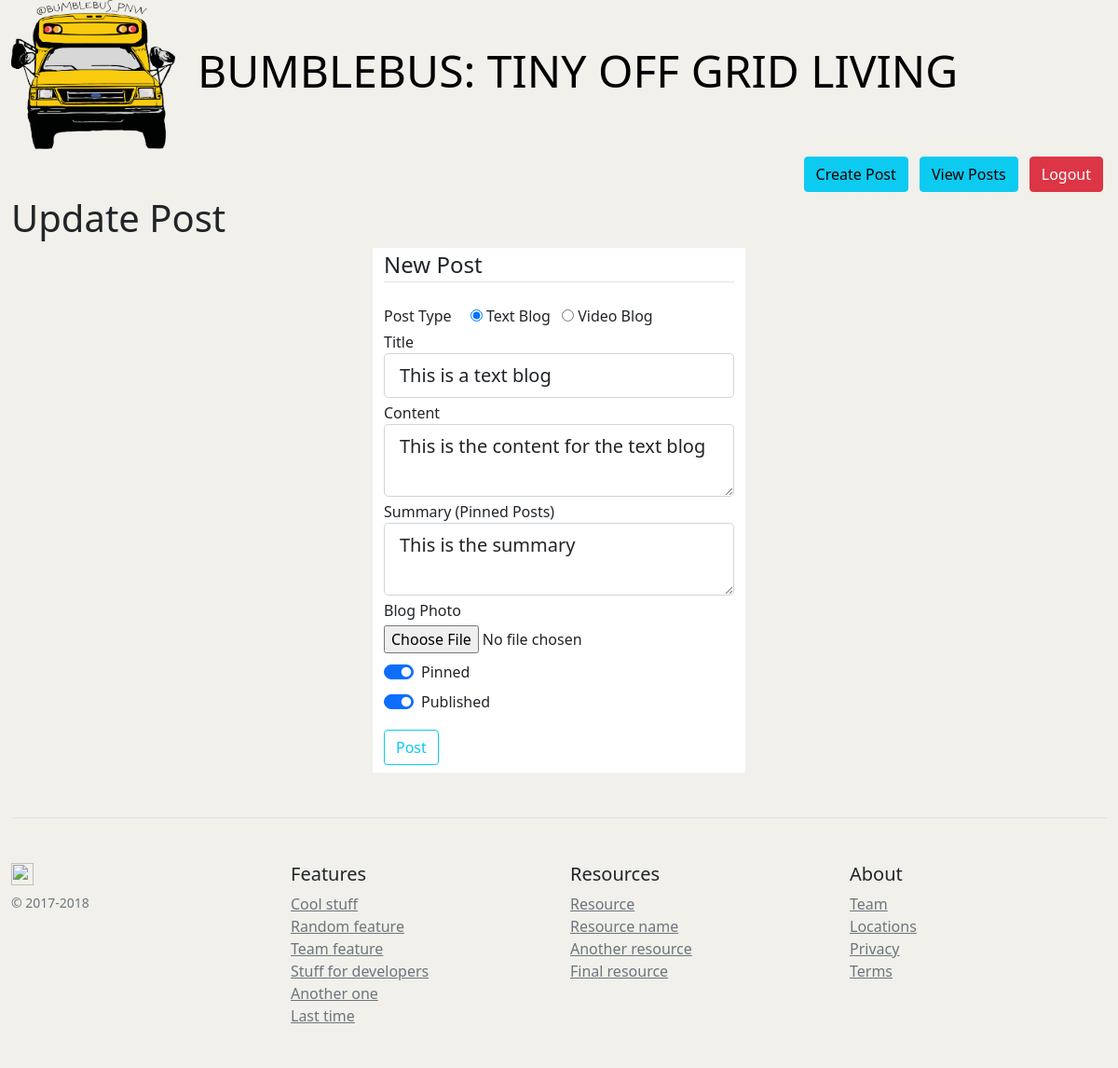
The app's page /post/2/update (signed in) with its own data.
### bumblebus/models.py (models this page shows, shortened)
class Post(db.Model):
	id = db.Column(db.Integer, primary_key=True)
	postType = db.Column(db.String(4), nullable=False)
	title = db.Column(db.String(100), nullable=False)
	date_posted = db.Column(db.DateTime, nullable=False, default=datetime.utcnow) #pass in the function and not the current time; no parens
	content = db.Column(db.Text, nullable=False)
	summary = db.Column(db.Text, nullable=False)
	user_id = db.Column(db.Integer, db.ForeignKey('user.id'), nullable=False)
	pinned = db.Column(db.Boolean, nullable=False, default=False)
	image_file = db.Column(db.String(20), nullable=False, default='blog_default.jpg')
	thumbnail = db.Column(db.String(20), nullable=False, default='blog_default.jpg')
	published = db.Column(db.Boolean, nullable=False, default=False)

### bumblebus/routes.py (the view)
@app.route("/post/<int:post_id>/update", methods=['GET', 'POST'])
@login_required
def post_update(post_id):
	post = Post.query.get_or_404(post_id)
	if post.author != current_user:
		abort(403)
	form = PostForm()
	if form.validate_on_submit():
		postType 	 = form.postType.data
		post.title 	 = form.title.data
		post.content = form.content.data
		post.summary = form.summary.data
		post.pinned  = form.pinned.data
		post.published  = form.published.data
		db.session.commit()
		flash(f'Your post has been updated!', 'success')
		return redirect(url_for('post', post_id=post.id))
	elif request.method == 'GET':
		form.postType.data = post.postType
		form.title.data    = post.title
		form.content.data  = post.content
		form.summary.data  = post.summary
		form.pinned.data   = post.pinned
		form.published.data   = post.published
	return render_template('create_post.html', title="Update Post", form=form, legend='Update Post') # Shares template with post_new

### bumblebus/forms.py
class PostForm(FlaskForm):
	postType = RadioField('Post Type', choices=[('blog','Text Blog'),('vlog','Video Blog')])
	title = StringField('Title', validators=[DataRequired()])
	content = TextAreaField('Content', validators=[DataRequired()])
	summary = TextAreaField('Summary (Pinned Posts)', validators=[DataRequired()])
	picture = FileField('Blog Photo', validators=[FileAllowed(['jpg','png'])])
	pinned = BooleanField('Pinned')
	published = BooleanField('Published')
	content_picture = FileField('Content Photo', validators=[FileAllowed(['jpg','png'])])
	submit = SubmitField('Post')

### bumblebus/models.py (called while the page is built)
@login_manager.user_loader #expects 4 things: is_authenticated, is_active, is_anonymous, get_id; all provided by UserMixin
def load_user(user_id):
	return User.query.get(int(user_id))

### bumblebus/templates/create_post.html (shortened to what this page needs)
{% extends "base.html" %}
{% block content %}
	<h1>{{ legend }}</h1>
	<div class="content-section">
		<div class="row justify-content-center">
			<div class="col-md-4" style="background-color: #fff;" >
				<form method="POST" action="" enctype="multipart/form-data">
					<fieldset class="form-group">
						<legend class="border-bottom mb-4">New Post</legend>
						<div class="form-group ">
							{{ form.postType.label(class="form-check-inline") }}
							{% for field in form.postType %}
								<tr>
									<th>{{ field }}</th>
									<td>{{ field.label(class="me-2") }}</td>
								</tr>
							{% endfor %}
						</div>
						<div class="form-group">
							{{ form.title.label(class="form-control-label mt-1") }}
							{% if form.title.errors %}
								{{ form.title(class="form-control form-control-lg is-invalid") }}
								<div class="invalid-feedback">
									{% for error in form.title.errors%}
										<span>{{ error }}</span>
									{% endfor %}
								</div>
							{% else %}
								{{ form.title(class="form-control form-control-lg") }}
							{% endif %}
						</div>
						<div class="form-group">
							{{ form.content.label(class="form-control-label mt-1") }}
							{% if form.content.errors %}
								{{ form.content(class="form-control form-control-lg is-invalid") }}
								<div class="invalid-feedback">
									{% for error in form.content.errors%}
										<span>{{ error }}</span>
									{% endfor %}
								</div>
							{% else %}
								{{ form.content(class="form-control form-control-lg") }}
							{% endif %}
						</div>
						<div class="form-group">
							{{ form.summary.label(class="form-control-label mt-1") }}
							{% if form.summary.errors %}
								{{ form.summary(class="form-control form-control-lg is-invalid") }}
								<div class="invalid-feedback">
									{% for error in form.summary.errors%}
										<span>{{ error }}</span>
									{% endfor %}
								</div>
							{% else %}
								{{ form.summary(class="form-control form-control-lg") }}
							{% endif %}
						</div>
						<div class="form-group">
							{{ form.picture.label(class="mt-1") }} <br>
							{{ form.picture(class="form-control-file mt-1") }}
						</div>
						<div class="form-group form-check form-switch mt-1">
							{{ form.pinned(class="form-check-input mt-2", type="checkbox",  id="flexSwitchCheckDefault") }}
							{{ form.pinned.label(class="form-check-label mt-1", for="flexSwitchCheckDefault") }}
						</div>
						<div class="form-group form-check form-switch mt-1">
							{{ form.published(class="form-check-input mt-2", type="checkbox",  id="flexSwitchCheckDefault") }}
							{{ form.published.label(class="form-check-label mt-1", for="flexSwitchCheckDefault") }}
						</div>
					</fieldset>
					<div class="form-group pb-2">
						{{ form.submit(class="btn btn-outline-info mt-3" ) }}
					</div>
				</form>
			</div>
		</div>
	</div>
{% endblock %}

### records on screen
Post: title "This is a text blog", content "This is the content for the text blog", summary "This is the summary", pinned "☑", published "☑"

### other values on screen
{{ legend }} "Update Post"
{{ field.label(class="me-2") }} "Text Blog" "Video Blog"
